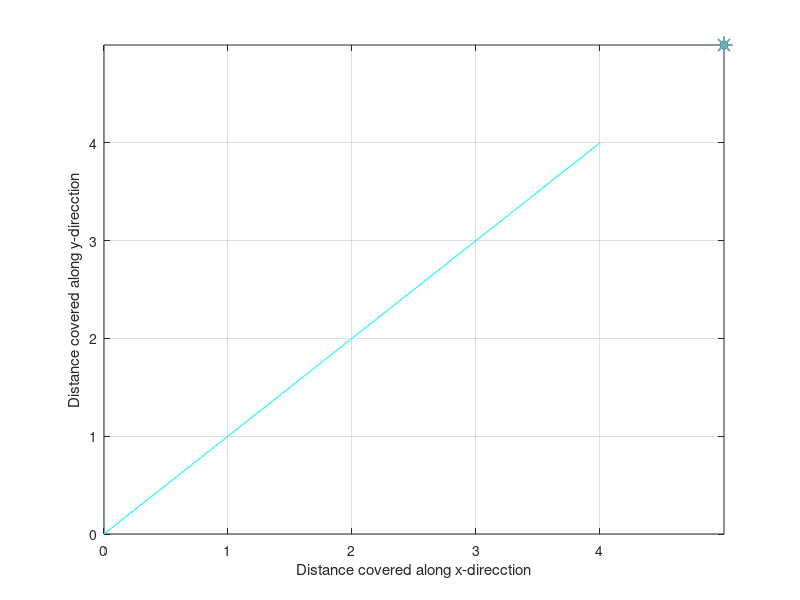

Write MATLAB code to recreate this figure. (Note: this script raises an error after producing the figure.)

stx= input('ENTER THE X COORDINATE OF THE SOURCE POINT:');   %input('Enter the x coordinate of starting point');
sty=input('ENTER THE Y COORDINATE OF THE SOURCE POINT:');        %input('Enter the y coordinate of starting point');
N=4;

switch (stx)
    case(0.5)
        switch(sty)
            case(0.5)
                i=8;              %initializing cell number
                px=0.5;py=0.5;    %initializing ploting starting point
            case(1.5)
                i=14;
                px=0.5;py=1.5;
            case(2.5)
                i=20;
                px=0.5;py=2.5;
            case(3.5)
                i=26;
                px=0.5;py=3.5;
        end
    case(1.5)
            switch(sty)
            case(0.5)
                i=9;
                px=1.5;py=0.5;
            case(1.5)
                i=15;
                px=1.5;py=1.5;
            case(2.5)
                i=21;
                px=1.5;py=2.5;
            case(3.5)
                i=27;
                px=1.5;py=3.5;
        end
    case(2.5)
            switch(sty)
            case(0.5)
                i=10;
                px=2.5;py=0.5;
            case(1.5)
                i=16;
                 px=2.5;py=1.5;
            case(2.5)
                i=22;
                 px=2.5;py=2.5;
            case(3.5)
                i=26;
                 px=2.5;py=3.5;
            end
    case(3.5)
            switch(sty)
            case(0.5)
                i=11;
                px=3.5;py=0.5;
            case(1.5)
                i=17;
                px=3.5;py=1.5;
            case(2.5)
                i=23;
                px=3.5;py=2.5;
            case(3.5)
                i=29;
                px=3.5;py=3.5;
        end
end 
i;

n= input('ENTER THE NUMBER OF OBSTACLES PRESENT IN THE GRID(Max of 3 obstacles is only possible): ');
X=0:4;
Y=0:4;
figure('Color',[0.8 0.8 0.8]);%RGB
  plot(X,Y,'c');
  set(gca,'Color','c')
  xlabel('Distance covered along x-direcction')
ylabel('Distance covered along y-direcction')
grid on
hold on
set(gca,'XTick',[0 1 2 3 4],'YTick',[0 1 2 3 4]);
plot(stx,sty,'o');
hold on
%Initializing utility factors for each cell
%Modified utility factors for each cell's each arrival from other cell like diagonal
%right,horizontal right, vertical down, horizontal left,vertically up +
%Reward function

q1=[50 30 60 60 40];
q2=[50 80 60 60 40];
q3=[50 80 60 60 40];
q4=[50 80 60 10 40];
q5=[50 30 60 60 90];
q6=[150 130 110 110 140];
q7=[150 130 110 110 140];
q8=[150 130 110 10 140];
q9=[50 30 60 60 90];
q10=[150 130 110 110 140];
q11=[250 230 210 210 240];
q12=[250 230 10 10 240];
q13=[50 30 10 60 90];
q14=[150 80 10 110 140];
q15=[250 230 10 10 240];
q16=[450 440 10 10  440];

 if (n>0)        % obstacle is present


     if (n==1)    
     x(1)=input('ENTER THE X COORDINATE OF THE 1st OBSTACLE:');
     y(1)=input('ENTER THE Y COORDINATE OF THE 1st OBSTACLE:');
      end 
       if (n==2)
     x(1)=input('ENTER THE X COORDINATE OF THE 1st OBSTACLE:');
     y(1)=input('ENTER THE Y COORDINATE OF THE 1st OBSTACLE:');
     x(2)=input('ENTER THE X COORDINATE OF THE 2nd OBSTACLE:');
     y(2)=input('ENTER THE Y COORDINATE OF THE 2nd OBSTACLE:');
       end 
       if (n==3)
     x(1)=input('ENTER THE X COORDINATE OF THE 1st OBSTACLE:');
     y(1)=input('ENTER THE Y COORDINATE OF THE 1st OBSTACLE:');
     x(2)=input('ENTER THE X COORDINATE OF THE 2nd OBSTACLE:');
     y(2)=input('ENTER THE Y COORDINATE OF THE 2nd OBSTACLE:');
     x(3)=input('ENTER THE X COORDINATE OF THE 3rd OBSTACLE:');
     y(3)=input('ENTER THE Y COORDINATE OF THE 3rd OBSTACLE:');
       end 
        if (n==4)
     x(1)=input('ENTER THE X COORDINATE OF THE 1st OBSTACLE:');
     y(1)=input('ENTER THE Y COORDINATE OF THE 1st OBSTACLE:');
     x(2)=input('ENTER THE X COORDINATE OF THE 2nd OBSTACLE:');
     y(2)=input('ENTER THE Y COORDINATE OF THE 2nd OBSTACLE:');
     x(3)=input('ENTER THE X COORDINATE OF THE 3rd OBSTACLE:');
     y(3)=input('ENTER THE Y COORDINATE OF THE 3rd OBSTACLE:');
     x(4)=input('ENTER THE X COORDINATE OF THE 4th OBSTACLE:');
     y(4)=input('ENTER THE Y COORDINATE OF THE 4th OBSTACLE:');
        end 
        if (n==5)
     x(1)=input('ENTER THE X COORDINATE OF THE 1st OBSTACLE:');
     y(1)=input('ENTER THE Y COORDINATE OF THE 1st OBSTACLE:');
     x(2)=input('ENTER THE X COORDINATE OF THE 2nd OBSTACLE:');
     y(2)=input('ENTER THE Y COORDINATE OF THE 2nd OBSTACLE:');
     x(3)=input('ENTER THE X COORDINATE OF THE 3rd OBSTACLE:');
     y(3)=input('ENTER THE Y COORDINATE OF THE 3rd OBSTACLE:');
     x(4)=input('ENTER THE X COORDINATE OF THE 4th OBSTACLE:');
     y(4)=input('ENTER THE Y COORDINATE OF THE 4th OBSTACLE:');
     x(5)=input('ENTER THE X COORDINATE OF THE 5th OBSTACLE:');
     y(5)=input('ENTER THE Y COORDINATE OF THE 5th OBSTACLE:');
       end 
       if (n==6)
     x(1)=input('ENTER THE X COORDINATE OF THE 1st OBSTACLE:');
     y(1)=input('ENTER THE Y COORDINATE OF THE 1st OBSTACLE:');
     x(2)=input('ENTER THE X COORDINATE OF THE 2nd OBSTACLE:');
     y(2)=input('ENTER THE Y COORDINATE OF THE 2nd OBSTACLE:');
     x(3)=input('ENTER THE X COORDINATE OF THE 3rd OBSTACLE:');
     y(3)=input('ENTER THE Y COORDINATE OF THE 3rd OBSTACLE:');
     x(4)=input('ENTER THE X COORDINATE OF THE 4th OBSTACLE:');
     y(4)=input('ENTER THE Y COORDINATE OF THE 4th OBSTACLE:');
     x(5)=input('ENTER THE X COORDINATE OF THE 5th OBSTACLE:');
     y(5)=input('ENTER THE Y COORDINATE OF THE 5th OBSTACLE:');
     x(6)=input('ENTER THE X COORDINATE OF THE 6th OBSTACLE:');
     y(6)=input('ENTER THE Y COORDINATE OF THE 6th OBSTACLE:');
       end 
       if (n==7)
     x(1)=input('ENTER THE X COORDINATE OF THE 1st OBSTACLE:');
     y(1)=input('ENTER THE Y COORDINATE OF THE 1st OBSTACLE:');
     x(2)=input('ENTER THE X COORDINATE OF THE 2nd OBSTACLE:');
     y(2)=input('ENTER THE Y COORDINATE OF THE 2nd OBSTACLE:');
     x(3)=input('ENTER THE X COORDINATE OF THE 3rd OBSTACLE:');
     y(3)=input('ENTER THE Y COORDINATE OF THE 3rd OBSTACLE:');
     x(4)=input('ENTER THE X COORDINATE OF THE 4th OBSTACLE:');
     y(4)=input('ENTER THE Y COORDINATE OF THE 4th OBSTACLE:');
     x(5)=input('ENTER THE X COORDINATE OF THE 5th OBSTACLE:');
     y(5)=input('ENTER THE Y COORDINATE OF THE 5th OBSTACLE:');
     x(6)=input('ENTER THE X COORDINATE OF THE 6th OBSTACLE:');
     y(6)=input('ENTER THE Y COORDINATE OF THE 6th OBSTACLE:');
     x(7)=input('ENTER THE X COORDINATE OF THE 7th OBSTACLE:');
     y(7)=input('ENTER THE Y COORDINATE OF THE 7th OBSTACLE:');
       end 
       if (n==8)
     x(1)=input('ENTER THE X COORDINATE OF THE 1st OBSTACLE:');
     y(1)=input('ENTER THE Y COORDINATE OF THE 1st OBSTACLE:');
     x(2)=input('ENTER THE X COORDINATE OF THE 2nd OBSTACLE:');
     y(2)=input('ENTER THE Y COORDINATE OF THE 2nd OBSTACLE:');
     x(3)=input('ENTER THE X COORDINATE OF THE 3rd OBSTACLE:');
     y(3)=input('ENTER THE Y COORDINATE OF THE 3rd OBSTACLE:');
     x(4)=input('ENTER THE X COORDINATE OF THE 4th OBSTACLE:');
     y(4)=input('ENTER THE Y COORDINATE OF THE 4th OBSTACLE:');
     x(5)=input('ENTER THE X COORDINATE OF THE 5th OBSTACLE:');
     y(5)=input('ENTER THE Y COORDINATE OF THE 5th OBSTACLE:');
     x(6)=input('ENTER THE X COORDINATE OF THE 6th OBSTACLE:');
     y(6)=input('ENTER THE Y COORDINATE OF THE 6th OBSTACLE:');
     x(7)=input('ENTER THE X COORDINATE OF THE 7th OBSTACLE:');
     y(7)=input('ENTER THE Y COORDINATE OF THE 7th OBSTACLE:');
     x(8)=input('ENTER THE X COORDINATE OF THE 8th OBSTACLE:');
     y(8)=input('ENTER THE Y COORDINATE OF THE 8th OBSTACLE:');
       end 
       if (n==9)
     x(1)=input('ENTER THE X COORDINATE OF THE 1st OBSTACLE:');
     y(1)=input('ENTER THE Y COORDINATE OF THE 1st OBSTACLE:');
     x(2)=input('ENTER THE X COORDINATE OF THE 2nd OBSTACLE:');
     y(2)=input('ENTER THE Y COORDINATE OF THE 2nd OBSTACLE:');
     x(3)=input('ENTER THE X COORDINATE OF THE 3rd OBSTACLE:');
     y(3)=input('ENTER THE Y COORDINATE OF THE 3rd OBSTACLE:');
     x(4)=input('ENTER THE X COORDINATE OF THE 4th OBSTACLE:');
     y(4)=input('ENTER THE Y COORDINATE OF THE 4th OBSTACLE:');
     x(5)=input('ENTER THE X COORDINATE OF THE 5th OBSTACLE:');
     y(5)=input('ENTER THE Y COORDINATE OF THE 5th OBSTACLE:');
     x(6)=input('ENTER THE X COORDINATE OF THE 6th OBSTACLE:');
     y(6)=input('ENTER THE Y COORDINATE OF THE 6th OBSTACLE:');
     x(7)=input('ENTER THE X COORDINATE OF THE 7th OBSTACLE:');
     y(7)=input('ENTER THE Y COORDINATE OF THE 7th OBSTACLE:');
     x(8)=input('ENTER THE X COORDINATE OF THE 8th OBSTACLE:');
     y(8)=input('ENTER THE Y COORDINATE OF THE 8th OBSTACLE:');
     x(9)=input('ENTER THE X COORDINATE OF THE 9th OBSTACLE:');
     y(9)=input('ENTER THE Y COORDINATE OF THE 9th OBSTACLE:');
       end 
       if (n==10)
     x(1)=input('ENTER THE X COORDINATE OF THE 1st OBSTACLE:');
     y(1)=input('ENTER THE Y COORDINATE OF THE 1st OBSTACLE:');
     x(2)=input('ENTER THE X COORDINATE OF THE 2nd OBSTACLE:');
     y(2)=input('ENTER THE Y COORDINATE OF THE 2nd OBSTACLE:');
     x(3)=input('ENTER THE X COORDINATE OF THE 3rd OBSTACLE:');
     y(3)=input('ENTER THE Y COORDINATE OF THE 3rd OBSTACLE:');
     x(4)=input('ENTER THE X COORDINATE OF THE 4th OBSTACLE:');
     y(4)=input('ENTER THE Y COORDINATE OF THE 4th OBSTACLE:');
     x(5)=input('ENTER THE X COORDINATE OF THE 5th OBSTACLE:');
     y(5)=input('ENTER THE Y COORDINATE OF THE 5th OBSTACLE:');
     x(6)=input('ENTER THE X COORDINATE OF THE 6th OBSTACLE:');
     y(6)=input('ENTER THE Y COORDINATE OF THE 6th OBSTACLE:');
     x(7)=input('ENTER THE X COORDINATE OF THE 7th OBSTACLE:');
     y(7)=input('ENTER THE Y COORDINATE OF THE 7th OBSTACLE:');
     x(8)=input('ENTER THE X COORDINATE OF THE 8th OBSTACLE:');
     y(8)=input('ENTER THE Y COORDINATE OF THE 8th OBSTACLE:');
     x(9)=input('ENTER THE X COORDINATE OF THE 9th OBSTACLE:');
     y(9)=input('ENTER THE Y COORDINATE OF THE 9th OBSTACLE:');
     x(10)=input('ENTER THE X COORDINATE OF THE 10th OBSTACLE:');
     y(10)=input('ENTER THE Y COORDINATE OF THE 10th OBSTACLE:');
       end 
     % Obstacle plotting and Weight updation
for k=1:n
%      x(k)=input(['Enter the x coordinate of ' num2str(k) ' th obstacle']);
%      y(k)=input(['Enter the y coordinate of ' num2str(k) ' th obstacle']);
    
     plot(x(k),y(k),'-*','MarkerSize',12);
     
     hold on
     x(k)=ceil(x(k));
      y(k)=ceil(y(k));
switch (x(k))          % Updating the Modified utility factor based on the obstacle position
    case (1)
        switch(y(k))
            case(1)
                 q1=[0 0 0 0 0];
            case(2)
                 q5=[0 0 0 0 0];
            case(3)
                 q9=[0 0 0 0 0];
            case(4)
                q13=[0 0 0 0 0];
        end
    case (2)
         switch(y(k))
            case(1)
                 q2=[0 0 0 0 0];
            case(2)
                 q6=[0 0 0 0 0];
            case(3)
                 q10=[0 0 0 0 0];
            case(4)
                q14=[0 0 0 0 0];
        end
    case(3)
         switch(y(k))
            case(1)
                 q3=[0 0 0 0 0];
            case(2)
                 q7=[0 0 0 0 0];
            case(3)
                 q11=[0 0 0 0 0];
            case(4)
                q15=[0 0 0 0 0];
        end
    case(4)
        switch(y(k))
            case(1)
                 q4=[0 0 0 0 0];
            case(2)
                 q8=[0 0 0 0 0];
            case(3)
                 q12=[0 0 0 0 0];
            case(4)
                q16=[0 0 0 0 0];
        end
end
end
q17=[0 0 0 0 0];
q18=[0 0 0 0 0];
q19=[0 0 0 0 0];
q20=[0 0 0 0 0];
s1=[0 0 10 10 0];s2=[0 30 10 10 0];s3=[0 30 10 10 0];s4=[0 30 10 10 0];s5=[0 30 10 10 0];
s6=[0 30 10 0 0];s7=[0 0 10 10 40];s8=[50 30 10 0 40];s9=[0 0 10 10 40];s10=[50 30 10 0 40];
s11=[0 0 10 10 40];s12=[50 30 10 0 40];s13=[0 0 10 10 40];s14=[50 30 10 0 40];s15=[0 0 10 10 40];
s16=[50 30 0 0 40];
q=[s1;s2;s3;s4;s5;s6;s7;q1;q2;q3;q4;s8;s9;q5;q6;q7;q8;s10;s11;q9;q10;q11;q12;s12;s13;q13;q14;q15;q16;s14;s15;q17;q18;q1;q20;s16];
%disp(q);
%tic
while(i~=29)
   if (q((i+7),(1))>q((i+6),(5)))          %diagonal>vertical
      if (q((i+7),(1))>q((i+1),(2)))           % diagonal> horizontal
         if  (q((i+7),(1))>q((i-1),(4)))     %diagonal>horizontal bwd 
            if (q((i+7),(1))>q((i-6),(3)))%diagonal>vertical bwd  
          
                 x1=[(px),(px+1)];         %Diagonal movement
                 y1=[(py),(py+1)];
                 plot(x1,y1,'LineWidth',4);
                 
                 hold on
                 px=px+1;
                 py=py+1;
                 i=i+7;

                      
            else %vertical bwd >diagonal & diagonal>horizontal bwd & diagonal>horizontal & diagonal>vertical
                 x1=[(px),(px)];         %vertical bwd movement
                 y1=[(py),(py-1)];
                 plot(x1,y1,'LineWidth',4);
                 
                 hold on
                 px=px;
                 py=py-1;
                 i=i-6;                                            
            end
        else % horizontal bwd > diagonal & diagonal>horizontal & diagonal>vertical
            if  (q((i-1),(4))>q((i-6),(3))) %horizontal bwd > vertical bwd
                 x1=[(px),(px-1)];         %Horizontal bwd movement
                 y1=[(py),(py)];
                 plot(x1,y1,'LineWidth',4);
                 
                 hold on
                 px=px-1;
                 py=py;
                i=i-1;
            else  
                 x1=[(px),(px)];         %vertical bwd movement
                 y1=[(py),(py-1)];
                 plot(x1,y1,'LineWidth',4);
                 
                 hold on
                 px=px;
                 py=py-1;
                 i=i-6;    
            end
         end
    else % horizontal > diagonal & diagonal>vertical
        if (q((i+1),(2))>q((i-1),(4))) %horizontal > horizontal bwd
            if (q((i+1),(2))>q((i-6),(3))) %horizontal > vertical bwd
                 x1=[(px),(px+1)];         %Horizontal movement
                 y1=[(py),(py)];
                 plot(x1,y1,'LineWidth',4);
                 
                 hold on
                 px=px+1;
                 py=py;
                i=i+1; 
            else
                 x1=[(px),(px)];        % Vertical bwd movement
                 y1=[(py),(py-1)];
                 plot(x1,y1,'LineWidth',4);
                 
                 hold on
                 px=px;
                 py=py-1;
                 i=i-6;   
            end
        else % horizontal bwd > horizontal & horizontal > diagonal & diagonal>vertical
            if (q((i-1),(4))>q((i-6),(3))) % horizontal bwd > vertical bwd
                 x1=[(px),(px-1)];         %Horizontal bwd movement
                 y1=[(py),(py)];
                 plot(x1,y1,'LineWidth',4);
                 
                 hold on
                 px=px-1;
                 py=py;
                 i=i-1; 
            else
                 x1=[(px),(px)];        % Vertical bwd movement
                 y1=[(py),(py-1)];
                 plot(x1,y1,'LineWidth',4);
                 
                 hold on
                 px=px;
                 py=py-1;
                 i=i-6; 
            end
        end
      end
             
else % Vertical> Diagonal
    if (q((i+6),(5))>q((i+1),(2)))  %vertical > horizontal
        if(q((i+6),(5))>q((i-1),(4))) % vertical > horizontal bwd
            if (q((i+6),(5))>q((i-6),(3))) % vertical > vertical bwd 
                 y1=[(py),(py+1)];       %Vertical movement
                 x1=[(px),(px)]; 
                 plot(x1,y1,'LineWidth',4);
                 
                 hold on
                 px=px;
                 py=py+1;
                 i=i+6; 
            else % vertical bwd > vertical & vertical > horizontal bwd & vertical > horizontal & Vertical> Diagonal
                 x1=[(px),(px)];        % Vertical bwd movement
                 y1=[(py),(py-1)];
                 plot(x1,y1,'LineWidth',4);
                 
                 hold on
                 px=px;
                 py=py-1;
                 i=i-6; 
            end
        else % horizontal bwd > vertical & vertical > horizontal & Vertical> Diagonal
            if (q((i-1),(4))>q((i-6),(3))) % horizontal bwd > vertical bwd
                 x1=[(px),(px-1)];         %Horizontal bwd movement
                 y1=[(py),(py)];
                 plot(x1,y1,'LineWidth',4);
                 
                 hold on
                 px=px-1;
                 py=py;
                 i=i-1; 
            else
                x1=[(px),(px)];        % Vertical bwd movement
                 y1=[(py),(py-1)];
                 plot(x1,y1,'LineWidth',4);
                 
                 hold on
                 px=px;
                 py=py-1;
                 i=i-6;
            end
        end
                
    else   % horizontal >vertical & Vertical> Diagonal
        if (q((i+1),(2))>q((i-1),(4))) %horizontal > horizontal bwd
            if (q((i+1),(2))>q((i-6),(3))) %horizontal > vertical bwd
                 x1=[(px),(px+1)];         %Horizontal movement
                 y1=[(py),(py)];
                 plot(x1,y1,'LineWidth',4);
                 
                 hold on
                 px=px+1;
                 py=py;
                 i=i+1;
            else
                 x1=[(px),(px)];        % Vertical bwd movement
                 y1=[(py),(py-1)];
                 plot(x1,y1,'LineWidth',4);
                 
                 hold on
                 px=px;
                 py=py-1;
                 i=i-6; 
            end 
        else % horizontal bwd > horizontal & horizontal >vertical & Vertical> Diagonal
            if (q((i-1),(4))>q((i-6),(3))) %horizontal bwd > vertical bwd
                 x1=[(px),(px-1)];         %Horizontal bwd movement
                 y1=[(py),(py)];
                 plot(x1,y1,'LineWidth',4);
                 
                 hold on
                 px=px-1;
                 py=py;
                 i=i-1;
            else
                 x1=[(px),(px)];        % Vertical bwd movement
                 y1=[(py),(py-1)];
                 plot(x1,y1,'LineWidth',4);
                 
                 hold on
                 px=px;
                 py=py-1;
                 i=i-6; 
            end
        end
    end
   end
end 
%toc

%axes(handles.axes1);  
 
else 
     X=stx:N-0.5;
     Y=sty:N-0.5;
     plot(X,Y,'LineWidth',4);
    
 %whereToStore=fullfile(DirectoryPath,['Figure.png']);
% 0.5saveas(gcf, whereToStore);
  %   axes(handles.axes1);  
  
 end 